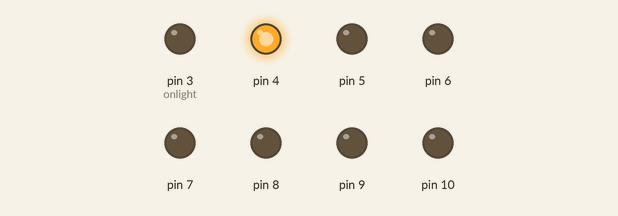
This sketch was run on a simulated Arduino Uno, built with avr-gcc and run on an emulated ATmega328P. On the bench: output pins drawn as LEDs (lit = HIGH).

Above: at 0.03 s.
At 0.38 s:
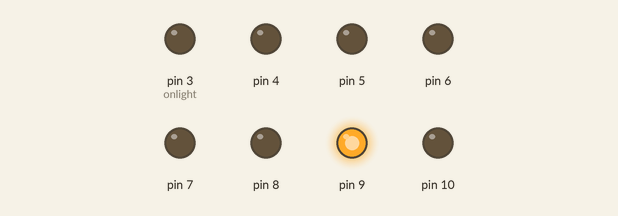
At 0.73 s:
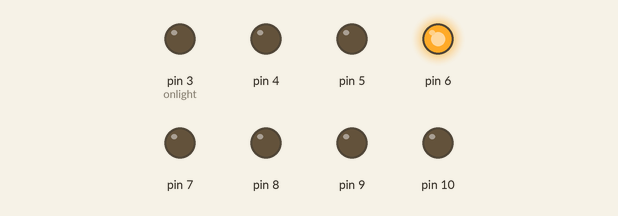
At 1.43 s:
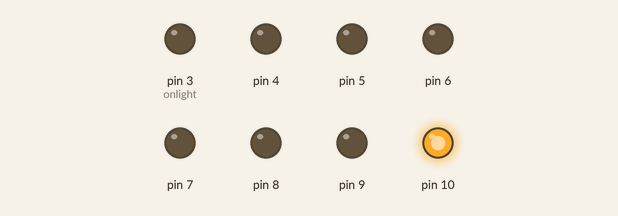
At 2.2 s:
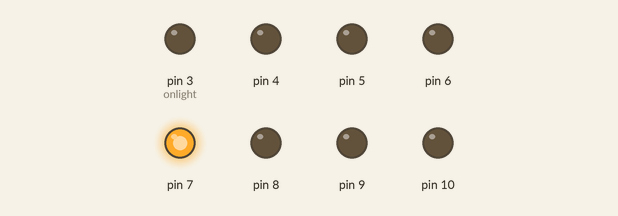
At 2.9 s:
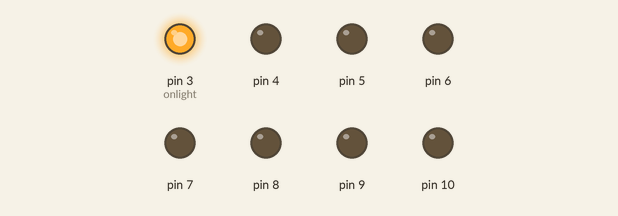
Timing chart, 0 to 3.2 s (numbered marks = the images above):
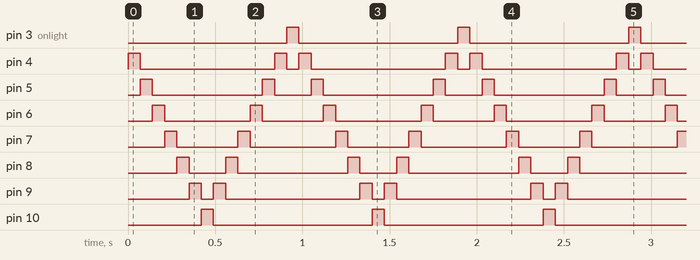

Measured:
- by itself, pin 3 (onlight), pin 10: alternates HIGH for 0.07 s and LOW for 0.91 s
- by itself, pin 4: repeats every 0.98 s: LOW 0.77 s, HIGH 0.07 s, LOW 0.07 s, HIGH 0.07 s
- by itself, pin 5: repeats every 0.98 s: LOW 0.63 s, HIGH 0.07 s, LOW 0.21 s, HIGH 0.07 s
- by itself, pin 6: repeats every 0.98 s: LOW 0.49 s, HIGH 0.07 s, LOW 0.35 s, HIGH 0.07 s
- by itself, pin 7: repeats every 0.98 s: LOW 0.35 s, HIGH 0.07 s, LOW 0.49 s, HIGH 0.07 s
- by itself, pin 8: repeats every 0.98 s: LOW 0.21 s, HIGH 0.07 s, LOW 0.63 s, HIGH 0.07 s
- by itself, pin 9: repeats every 0.98 s: LOW 0.07 s, HIGH 0.07 s, LOW 0.77 s, HIGH 0.07 s

The sketch:

knightrider.ino
```cpp
int timedelay = 70;
bool increase = true;
int onlight = 3;

void setup() {
  // put your setup code here, to run once:
  pinMode(3, OUTPUT);
  pinMode(4, OUTPUT);
  pinMode(5, OUTPUT);
  pinMode(6, OUTPUT);
  pinMode(7, OUTPUT);
  pinMode(8, OUTPUT);
  pinMode(9, OUTPUT);
  pinMode(10, OUTPUT);
}

void loop() {
  // put your main code here, to run repeatedly:
  digitalWrite(onlight, LOW);
  if (increase)
  {
    onlight += 1;
    if (onlight == 10)
    {
      increase = false;
    }
  }
  else
  {
    onlight -= 1;
    if (onlight == 3)
    {
      increase = true;
    }
  }
  digitalWrite(onlight, HIGH);
  delay(timedelay);

}
```
